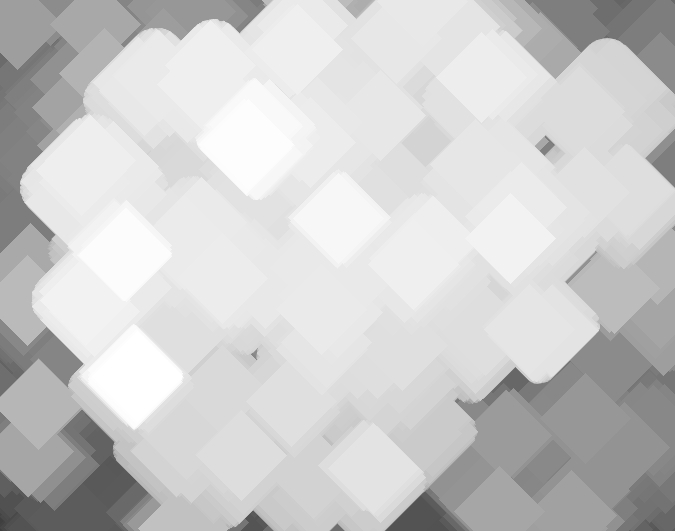
%> input picture Lec040506_[code]IntensityTransformation_SpatialFiltering/ice.jpg, 675 x 531 px
$ octave sp05_laplacian.m   (GNU Octave 9; MATLAB toolbox functions it lacks are replaced by stand-ins)
%> lines starting %> are read from the running program, lines starting %| are printed output that depends on the picture
### Lec040506_[code]IntensityTransformation_SpatialFiltering/imarray.m
 function F = imarray(M,N, Space, K, Cat2image)
% F = IMARRAY(M,N,Space, K, Cat2image) returns an arrangement of the same
%   K subimages of the given image Cat2image on the MxN subimage planes
%   with the vertical and horizontal spaces (Vs, Hs) between neighbor
%   subimages in the same order as 'subplot' usage in the Matlab.
% Cat2image is an image or a concatenated image set such as
%    Cat2image = X1
%    Cat2image = cat(2, X1, X2,...,XK)
%  Of course, Xk have the same number of row for all k to be able to
%  concatenate Xk with the use of cat(2, ...).
% Space denotes the vertical and horizontal spaces and their gray level.
%   For example,
%            Space = [Vs, Hs, g]
%   denotes spaces of Vs-pixels vertically and Hs-pixels horizontally
%   between neighbour images with gray level g (0<=g<=1). By default,
%   the gray level g is 0.8, i.e.,
%        Space = [10,15] is identical to Space = [10,15,0.8].
% The resultant F consists of normalized intensities by [0,1].
% -----------------------------------------------------------------
 Ls = length(Space);
 if Ls == 2
    g = 0.8;
 elseif Ls == 3
    g = Space(3);
 else
    error('The length of Space is not equal to 2 or 3')
 end
  Vs = Space(1); Hs = Space(2);
  [R,C2,z] = size(Cat2image);
  C = fix(C2/K);        % <--- To prevent the case of fractional C2/K
  Ro = R*M + Vs*(M-1);  % The whole image size (RoxCo) including spaces
  Co = C*N + Hs*(N-1);
  F = g*ones(Ro,Co,z);  % Initially, F looks like background gray
  order = repmat(N*[0:M-1]',1,N) + repmat(1:N,M,1);
 for k = 1:K,
  [mo,no] = find(order==k);  % Position of the k-th image
  row = (mo-1)*(R+Vs) + [1:R];
  column = (no-1)*(C+Hs) + [1:C];
  Xk = Cat2image(:, (k-1)*C+[1:C],:);
  Xk = mat2gray(Xk);         % All images are normalized to [0,1]
  F(row,column,1:z) = Xk;
 end
%  ---->  See (test_imarray.m) to readily apprehend the above function.
%  --------------------------------------------------------------------
% (Additional example):
%  Let Xk be uint8 images of same size 300x400x3for k=1,2...,5.
%      Cat2image = cat(2,X1,X2,X3,X4,X5)
%      F = imarray(3,2, [10,50,0.7], Cat2image)
%  Then imshow(F) displays 5 images in single figure of size 920x850x3
%  in order as follows.
%       X1    X2
%       X3    X4
%       X5
% Of course, between images, there are spaces of gray level 0.7 with
% 10 pixels vertically and 50 pixels horizontally.


### Lec040506_[code]IntensityTransformation_SpatialFiltering/imarrayp.m
function [Ro,Co] = imarrayp(M,N, Space, k, Size, varargin)
% IMARRAYP(M,N,Space,Location, k,Size, Location) returns the coordinate
%   of a point (Ro-th row and Co-th column), located at (r1,c1) defined by
%   varargin on the k-th subimage arranged by imarrange(M,N, Space,K,Cat2)
%   in plot mode.(1<=k<=K<=MN).
% Space = [vs, hs] or [vs, hs, 0.9] and vs=Space(1) and hs=Space(2) denote
%   the vertical and horizontal spaces between neighbor subimages.
% Size = [R,C] denote the size of a subimage and each of all subimages has
%   the same size (R rows and C columns).
% varargin = [r1, c1], denotes the coordinate of the given point at r1-th row
%   and c1-th column of the k-th subimage. By default, the point denotes
%   the top left corner of the k-th image.(r1 = c1 = 0)

 vs = Space(1);    hs = Space(2);
 R = Size(1);       C = Size(2);
 A = reshape(1:M*N,N,M)';   % <--- A=[B;N+B;2*N+B;..(m-1)*N+B] with B=1:N
 N = nargin;
if N ==6
   loc =  varargin{1};
   r1=loc(1); c1=loc(2);
else
   r1=0;      c1=0;
end
 [r, c] = find(A==k);
 Ro = (r-1)*(R + vs )+ r1;
 Co = (c-1)*(C + hs) + c1;
% ----> See (test_imarrayp.m) to readily apprehend the above function.

### Lec040506_[code]IntensityTransformation_SpatialFiltering/g2c.m
function C = g2c(G)
%  C = g2c(G) returns a gray image of 3D RGB color format such as
%      C = cat(3,G,G,G)
%  which can be used for concatenation of a color image and a gray image G
%  in the same 3D format. For example, assume A is a color image of size
%  (M,N,3) and G is a gray image of size (M,N). In this case, we can
%  concatenate  A and g2c(G) and display it in one Figure:
%    F = [A, g2c(G)]; ( or  F=[A; g2c(G)])
%    imshow(F).
%
%    T.Y. Choi (April, 2011)
     C = cat(3,G,G,G);

### Lec040506_[code]IntensityTransformation_SpatialFiltering/sp05_laplacian.m
%pkg load image % for only octave

% sp05_laplacian: Laplacian Filtering
%
% The impulse response h_a of a Laplacian filter is given by
%      h_a =  1/(1+a)*[ a    1-a    a
%                      1-a,  -4,   1-a
%                       a    1-a    a ]
%  For example,  h_0 = [0   1   0
%                       1  -4   1
%                       0   1   0 ]
%   and
%               h_1/2 = (1/3)*[1   1   1
%                              1  -8   1
%                              1   1   1]
% Here we show a Laplacian filtering as a high pass filtering example.
% A. For a given gray image f (ice.jpg),
%   1. Let g be the Laplacian filtering of f with h_0. And let fs=f-0.3g
%     and fb=f+0.3g. Then plot the 520th lines f, g, fs, fb at intervals
%     from 100 to 200.
%   2. Display 4 images of f, g, fs, and fb together.
% B. For a color image f (yulan.tif and kdoor.tif)
%   3. Find the Laplacian filtering g of f with h_0 and display f,g, f-0.5g,
%      and f+0.5g together.
%
%  M function: imfilter, fspecial, mat2gray
%  C function: imarray, imarrayp, g2c
%     Outputs: sp30 ~ 35.eps

   close all; clear; clc;

% (1) Let g be the Laplacian filtering of f with h_0. And let fs=f-0.3g
%     and fb=f+0.3g. Then plot the 520th lines f, g, fs, fb at intervals
%     from 100 to 200.
   f =im2double(imread('ice.jpg'));
%> f: size 531x675 double; min 0.239, max 1, mean 0.8
     [R,C] = size(f),  %  [531  675]
%> R = 531; C = 675
figure(1);  imshow(f); title('Given image');
%  Laplacian filter h0
   h0 = fspecial('laplacian', 0),
      %   h0 =  0   1   0
      %         1  -4   1
      %         0   1   0
% Laplacian filtering by h0
   g = imfilter(f,h0,'replicate');
   fs = f-0.3*g;
   fb = f+0.3*g;
% Analyze the 520th lines from 100 to 200 samples
   line = 520;
   w = 100:200;
   n=0:100;  it  ={'a', 'b'};
figure(2); plot(n, f(line,w),'b.-', n, g(line,w),'r.-');
  text(55,0.67,'f(520,100:200)','color','r');
  text(55,0.12,'g(520,100:200)','color','b'); axis off;
  title(['\bf(' it{1} ') 520th lines of f and its Laplacian g']);
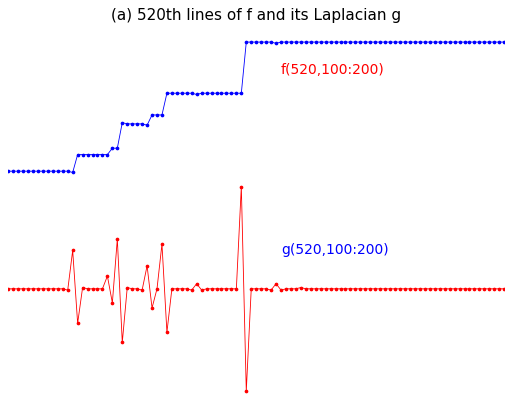
%> figure redrawn from the program's plot data; curve peaks at x = 48, y = 0.757; curve peaks at x = 47, y = 0.314

figure(3); plot(n, fs(line,w),'b.-',n, fb(line,w)-0.4,'r.-')
  text(65,0.67,'fs(520,100:200)','color','r');
  text(65,0.28,'fb(520,100:200)','color','b');
  text(20,0.7,'Sharpened','color','r');
  text(20,-0.04,'Blurred','color','b'); axis off;
  title(['\bf(' it{2} ') 520th lines of fs = f - 0.3g and fb = f + 0.3g']);
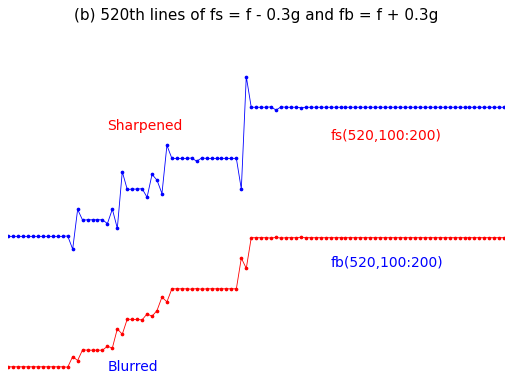
%> figure redrawn from the program's plot data; curve peaks at x = 48, y = 0.851; curve peaks at x = 59, y = 0.358


% (2) Display 4 images of f, g, fs, and fb together.
  im4 =  imarray(2,2,[20,20],4,[f,g,fs,fb]);
figure(4), imshow(im4);
 title('\bfEnsemble image display: f,g,fs=f-0.3g,and fb=f+0.3g') ;
st ={'Given image f','Laplacian g','fs=f-0.3g: Sharpened',['fb=f+0.3g: ',...
    'Blurred']}
 for k = 1:4,
   [ro,co] = imarrayp(2,2, [20,20], k, [R,C], [20,20]);
    text(co,ro, ['\bf' st{k}],'color','b')
 end
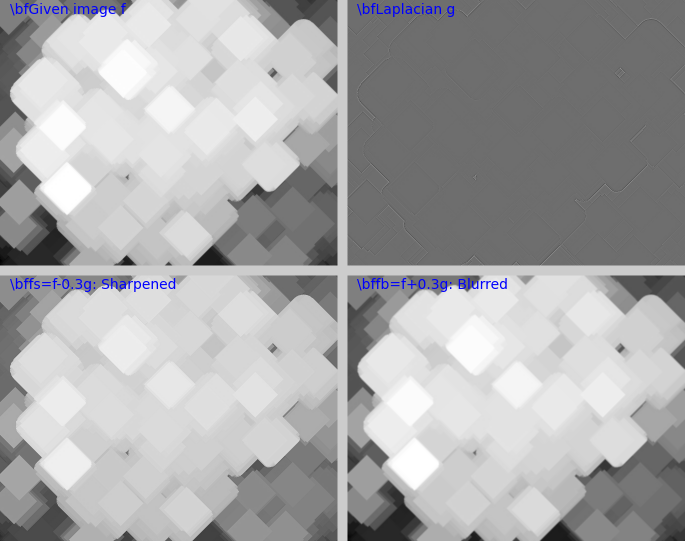
%> figure redrawn from the program's plot data; shown at 1/2 size; its title reads '\bfEnsemble image display: f,g,fs=f-0.3g,and fb=f+0.3g'


% For a color image f (yulan.tif and kdoor.tif),
% (3) Find the Laplacian filtering g of f with h_0 and display f,g, f-0.5g,
%      and f+0.5g together.
 ph = {'yulan.tif','kdoor.tif'};
for im =1:2
  f = im2double(imread([ ph{im} ]));
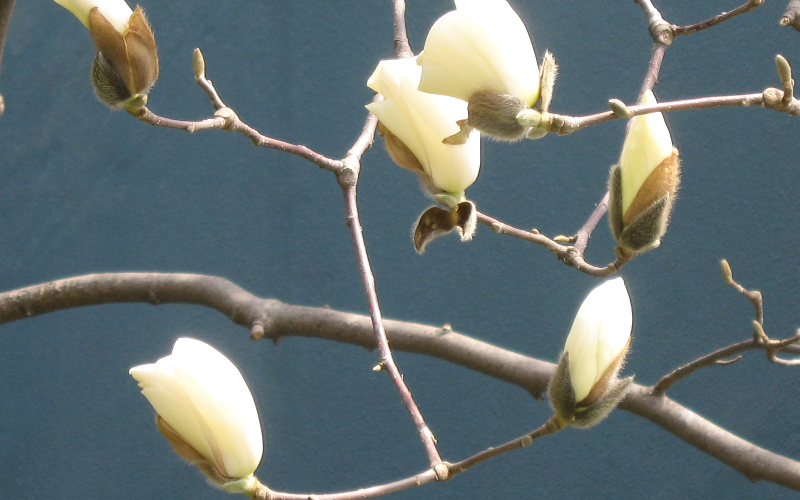
%> input picture Lec040506_[code]IntensityTransformation_SpatialFiltering/yulan.tif, 800 x 500 px
%> f: size 500x800x3 double
  [X,Y,z] = size(f),   % [500 800 3], [480 640 3] for yulan,tif/kdoor.tif
%> X = 500; Y = 800; z = 3
% (1) Find the Laplacian filtering g of f with h_0,
   g = imfilter(f, h0, 'replicate');
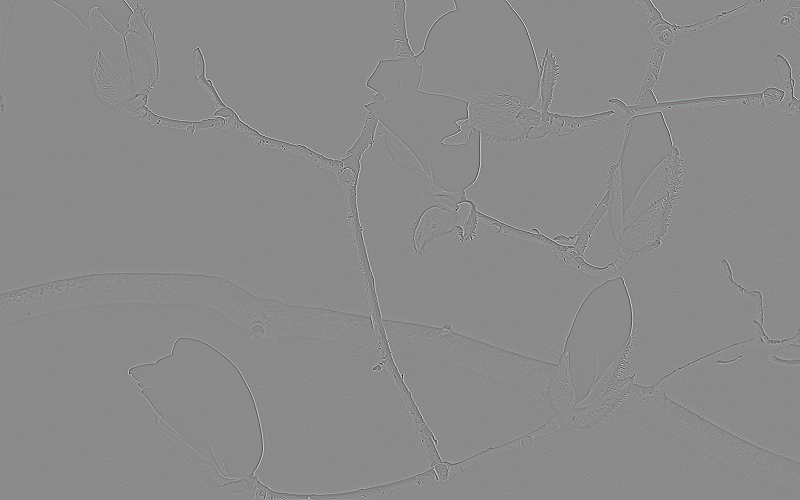
%> g: size 500x800x3 double; mean R, G, B 7.98e-19, -5.25e-20, 1.43e-18; drawn with min black and max white
   gn = mat2gray(g);
   % For the display purpose, convert [min, max] of g to [0,1]
% Subtraction/addition for image sharpening
    fs = f-0.5*g;
%> fs: size 500x800x3 double
    fb = f+0.5*g;
%> fb: size 500x800x3 double
% Display ensemble
   w = 20;  v = g2c(ones(X,w)); h = g2c(ones(w,2*Y+w));
   FG = [f,v, gn; h; fs,v, fb];   it  ={'a', 'b'};
%> after `FG = [f,v, gn; h; fs,v, fb]`:
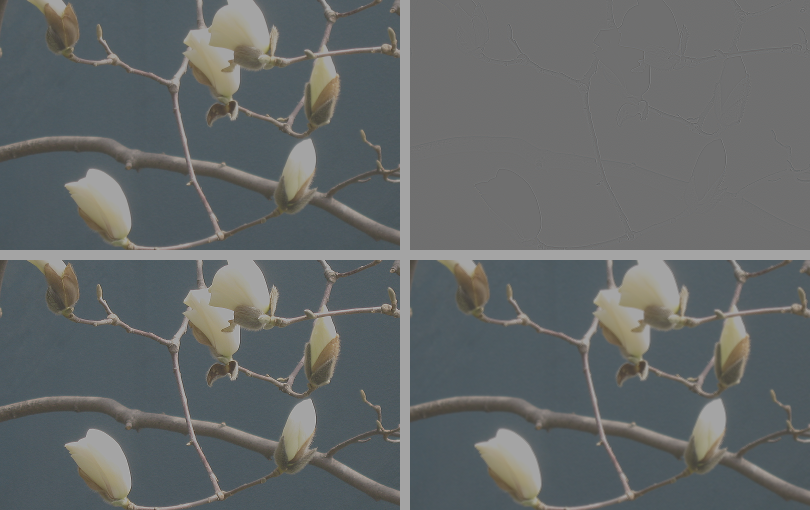
%> FG: size 1020x1620x3 double (shown at 1/2 size); mean R, G, B 0.45, 0.485, 0.489; drawn with min black and max white
 figure(4+im); imshow(FG);   text(w/2,X-w,'\bf  f','color','w');
   text(Y+3*w/2,X-w,'\bfg: Laplacian filtered f','color','w');
   text(w/2,2*X,'\bf f-0.5g','color','w');
   text(Y+3*w/2,2*X,'\bf f+0.5g','color','w');
   text(Y/2-6*w,2*(X+w),'\bf Sharpened','color','b');
   text(3/2*Y-4*w,2*(X+w),'\bf Blurred','color','b');
   title(['\bf(' it{im} ') Laplacian filtering results f, g, f+0.5g, ',...
       'and f-0.5g, clockwise from top left']);
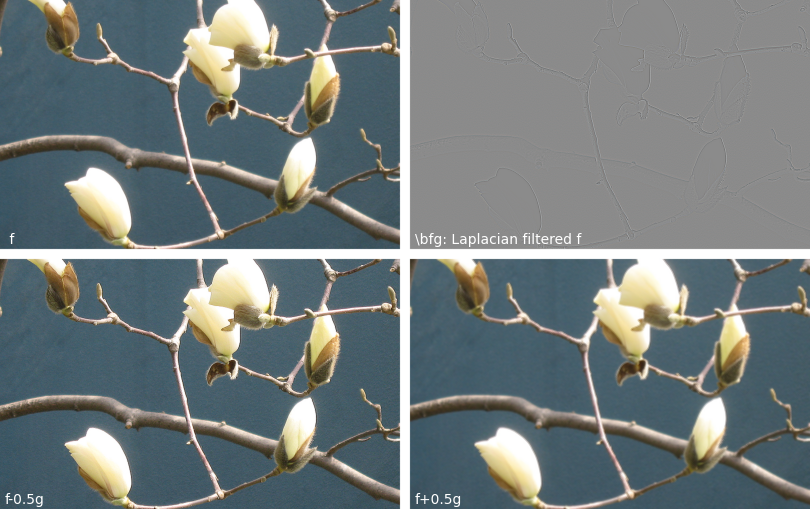
%> figure redrawn from the program's plot data; shown at 1/2 size; its title reads '(a) Laplacian filtering results f, g, f+0.5g, and f-0.5g, clockwise from top left'

end
%> pass 2 of the loop `for im =1:2`:
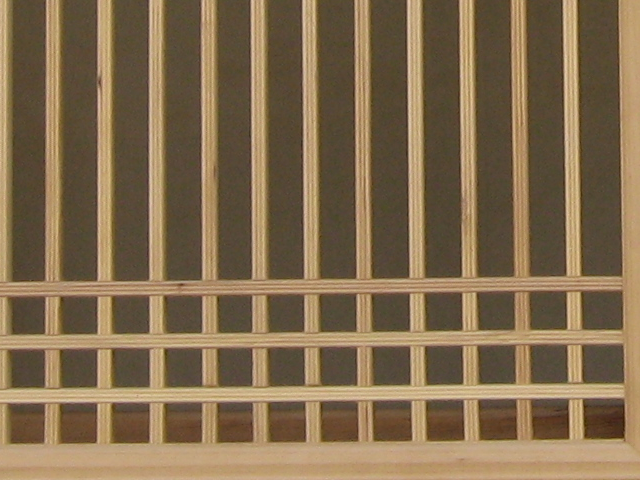
%> input picture Lec040506_[code]IntensityTransformation_SpatialFiltering/kdoor.tif, 640 x 480 px
%> gn: size 480x640x3 double
%> `fs = f-0.5*g;`:
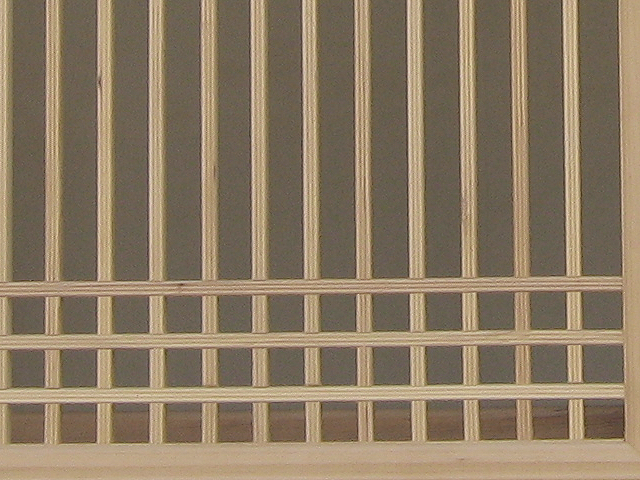
%> fs: size 480x640x3 double; mean R, G, B 0.51, 0.424, 0.308; mean of the top-left, top-right, bottom-left and bottom-right quarters 0.382, 0.367, 0.458, 0.451; drawn with min black and max white
%> FG: size 980x1300x3 double
%> `title(['\bf(' it{im} ') Laplacian filtering results f, g, f+0.5g, ', '..`:
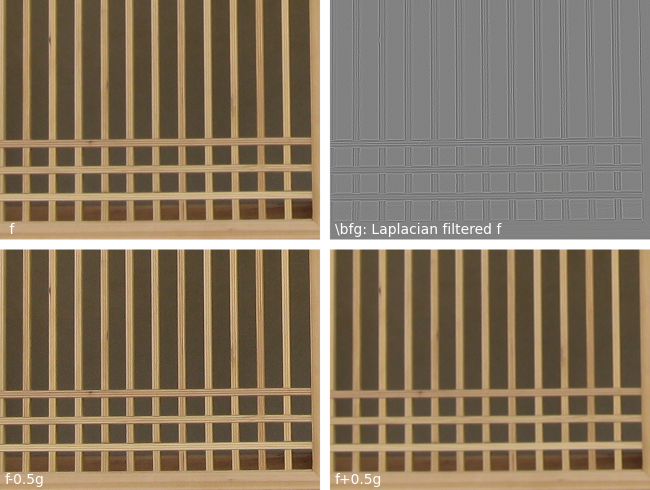
%> figure redrawn from the program's plot data; shown at 1/2 size; its title reads '(b) Laplacian filtering results f, g, f+0.5g, and f-0.5g, clockwise from top left'
% (Comment): With a proper choice of a positive alpha (when h0(2,2)=-4 <0),
%     f - alpha*g enhances f with sharpening,
%     while f + alpha*g blurs f.
